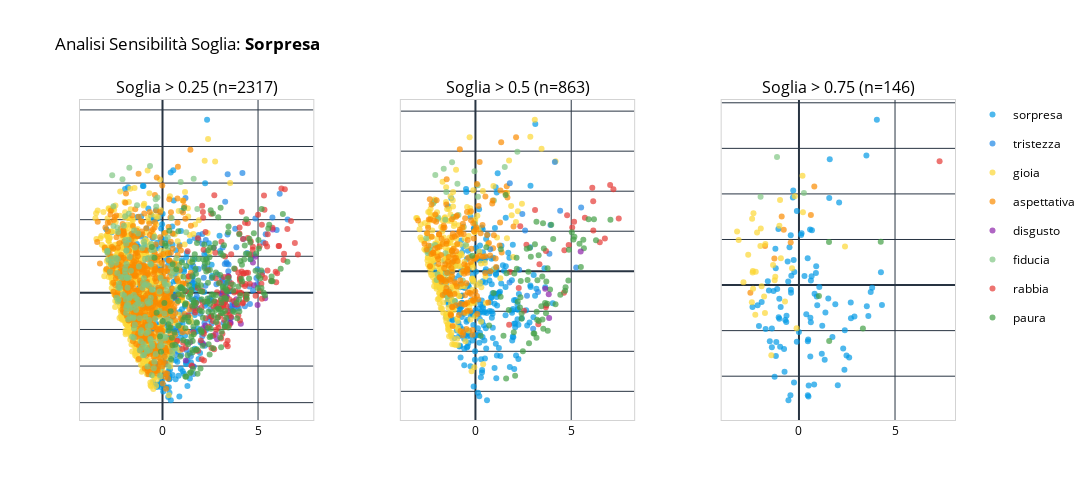

This figure's notebook cell:
### Markdown cell above
### Sorpresa

### Code cell
analizza_emozione_completa(df_words, 'sorpresa')

### Figure 1 — Plotly figure (JSON) as saved in the notebook; plotly's stock layout.template omitted (floating-point values rounded to 4 significant figures; data arrays with more than 128 entries replaced by an {"elided": "..."} marker saying what was removed)
{"data": [{"hovertemplate": "<b>sorpresa</b><br>Parola: %{text}<br>PC1: %{x:.2f}<br>PC2: %{y:.2f}<extra></extra>", "legendgroup": "sorpresa", "marker": {"color": "#039BE5", "opacity": 0.7, "size": 6}, "mode": "markers", "name": "sorpresa", "showlegend": true, "text": {"elided": "347 str values"}, "x": {"elided": "347 float values"}, "y": {"elided": "347 float values"}, "type": "scatter", "xaxis": "x", "yaxis": "y"}, {"hovertemplate": "<b>tristezza</b><br>Parola: %{text}<br>PC1: %{x:.2f}<br>PC2: %{y:.2f}<extra></extra>", "legendgroup": "tristezza", "marker": {"color": "#1E88E5", "opacity": 0.7, "size": 6}, "mode": "markers", "name": "tristezza", "showlegend": true, "text": ["abbandonare", "abuso", "addio", "adolescenza", "approfittare", "arrestare", "assistere", "attualità", "bipolarismo", "blocco", "brutta", "bugia", "buia", "cancro", "cascare", "circostanza", "commuovere", "comparsa", "costoso", "decaduto", "deformità", "deludere", "dipartita", "disconoscere", "disgrazia", "disperazione", "drammatico", "emotiva", "equivoco", "espulsione", "finanza", "fossa", "gioco_d'azzardo", "illudersi", "imbarazzare", "importo", "incidente", "incomprensibile", "incomprensione", "ingenua", "interna", "lacrima", "lagrima", "lapidario", "leucemia", "licenziare", "lontananza", "lutto", "luttuoso", "malgrado", "mancanza", "mancato", "mascherare", "medioevo", "mente", "morto", "natalizio", "negativo", "nostalgico", "occhio", "occupare", "ormone", "ovunque", "pelliccia", "penare", "perdere", "porto", "prematuro", "psyco", "purtroppo", "rettificare", "richiamo", "ricordi", "rifiutare", "rifiuto", "rimandato", "rimembranza", "rimprovero", "ripensamento", "ritrarre", "sacrifici", "sbagliato", "scandalosamente", "scavare", "scimmia", "sciocca", "sconcertare", "sconcertato", "sconfitta", "sconfortare", "scrutinare", "sensibile", "sequestro", "sindrome", "smarrito", "sopravvento", "sospeso", "sospirare", "sospirato", "sottovalutare", "sparire", "storia", "stupidaggine", "suicidio", "svanire", "tardi", "tradimento", "traspare", "travolgere", "valanga", "viso"], "x": [6.132, 5.401, 3.4, 4.183, 3.804, 3.193, 1.339, 3.101, 3.341, 2.278, 2.463, 3.462, 3.731, 6.547, 3.133, 0.9765, 0.4917, 1.342, 1.891, 3.433, 2.571, 2.467, 3.988, 3.573, 4.971, 5.278, 1.622, 2.16, 2.502, 3.226, 1.484, 3.548, 2.871, 4.231, 3.867, 1.423, 4.311, 3.11, 3.576, 1.609, 1.564, 2.877, 3.377, 3.66, 4.917, 3.15, 2.268, 4.549, 3.594, 3.258, 1.58, 2.61, 2.576, 1.793, 3.281, 5.217, 1.026, 3.326, 1.663, 1.203, 1.059, 1.678, 0.7303, 3.658, 2.447, 3.446, 0.5977, 1.889, 3.236, 3.925, 0.7054, 1.629, 1.882, 3.459, 4.86, 4.789, 0.6019, 2.315, 2.25, 2.353, 2.095, 4.74, 2.084, 2.056, 1.26, 2.214, 4.625, 3.506, 4.428, 4.966, 2.181, 1.062, 5.752, 3.564, 2.821, 2.558, 1.386, 0.5947, 1.292, 2.449, 3.148, 2.082, 1.985, 4.576, 1.483, 3.342, 5.976, 0.3225, 1.605, 2.195, 3.41], "y": [2.707, 1.6, 1.595, 3.273, 1.754, -0.8239, 0.3168, 0.4082, 0.8381, -1.018, -0.146, 0.4428, -0.4589, 2.003, 0.02238, -1.696, 0.5342, 0.3258, 1.585, -0.6922, -0.8345, -0.2209, -0.4231, 0.04114, 0.6432, 1.378, -2.217, 0.4147, -0.4501, 0.2733, -1.732, -0.3673, 0.5065, 1.47, 1.249, -1.658, -0.3652, -0.02916, -0.424, 0.735, 0.4854, -0.3677, 0.7983, -0.3595, 0.404, 1.239, 1.448, 0.1746, -0.6809, 0.7857, 0.3617, -1.189, 0.404, -0.09229, 2.492, 0.5584, -1.041, 0.2497, -0.2543, 2.595, -0.6595, 1.498, -1.028, -0.2427, -0.6585, 0.5877, -1.05, 0.6533, -0.1766, -0.3653, -1.688, -1.01, 1.447, 0.7765, 2.035, 1.032, -0.1359, 0.9439, 0.194, 0.6717, 1.608, 0.0632, -1.183, -1.348, -1.561, -1.446, 0.9195, -0.4997, 1.09, 0.241, 0.7211, -0.6131, 2.059, -0.6831, 0.2345, -0.6524, 0.8287, -0.6196, -0.6113, -0.7263, 0.357, 1.339, -0.5691, -0.3029, -1.084, -0.1071, 1.716, 0.8832, -0.4297, -0.8221, 3.24], "type": "scatter", "xaxis": "x", "yaxis": "y"}, {"hovertemplate": "<b>gioia</b><br>Parola: %{text}<br>PC1: %{x:.2f}<br>PC2: %{y:.2f}<extra></extra>", "legendgroup": "gioia", "marker": {"color": "#FDD835", "opacity": 0.7, "size": 6}, "mode": "markers", "name": "gioia", "showlegend": true, "text": {"elided": "722 str values"}, "x": {"elided": "722 float values"}, "y": {"elided": "722 float values"}, "type": "scatter", "xaxis": "x", "yaxis": "y"}, {"hovertemplate": "<b>aspettativa</b><br>Parola: %{text}<br>PC1: %{x:.2f}<br>PC2: %{y:.2f}<extra></extra>", "legendgroup": "aspettativa", "marker": {"color": "#FB8C00", "opacity": 0.7, "size": 6}, "mode": "markers", "name": "aspettativa", "showlegend": true, "text": {"elided": "566 str values"}, "x": {"elided": "566 float values"}, "y": {"elided": "566 float values"}, "type": "scatter", "xaxis": "x", "yaxis": "y"}, {"hovertemplate": "<b>disgusto</b><br>Parola: %{text}<br>PC1: %{x:.2f}<br>PC2: %{y:.2f}<extra></extra>", "legendgroup": "disgusto", "marker": {"color": "#8E24AA", "opacity": 0.7, "size": 6}, "mode": "markers", "name": "disgusto", "showlegend": true, "text": ["abominevole", "aspra", "berlusconiano", "cagata", "contrarre", "disdicevole", "disordinata", "gusto", "inaudito", "inorridire", "inorridito", "insetto", "merda", "oscena", "oscenità", "perfidia", "puzza", "repellente", "rivoltante", "sbronza", "scabroso", "schifato", "strusciare", "trauma", "vacca", "veramente", "virus"], "x": [5.373, 2.13, 3.077, 2.686, 2.118, 2.859, 1.81, 0.636, 3.28, 4.854, 4.977, 2.788, 3.568, 4.1, 3.289, 4.733, 3.537, 3.364, 3.78, 3.433, 2.241, 3.867, 1.569, 5.766, 1.22, 1.446, 4.786], "y": [-0.144, -1.4, -0.03097, 1.231, -0.967, -1.266, -0.4232, -0.09679, -0.08252, 0.9862, -0.3324, -1.126, -0.8229, -0.8413, -0.2181, 0.8303, -0.8192, -0.0927, -0.3198, 0.4583, -0.8941, -0.1724, -2.002, 1.73, -1.849, -1.35, 0.2095], "type": "scatter", "xaxis": "x", "yaxis": "y"}, {"hovertemplate": "<b>fiducia</b><br>Parola: %{text}<br>PC1: %{x:.2f}<br>PC2: %{y:.2f}<extra></extra>", "legendgroup": "fiducia", "marker": {"color": "#81C784", "opacity": 0.7, "size": 6}, "mode": "markers", "name": "fiducia", "showlegend": true, "text": {"elided": "170 str values"}, "x": {"elided": "170 float values"}, "y": {"elided": "170 float values"}, "type": "scatter", "xaxis": "x", "yaxis": "y"}, {"hovertemplate": "<b>rabbia</b><br>Parola: %{text}<br>PC1: %{x:.2f}<br>PC2: %{y:.2f}<extra></extra>", "legendgroup": "rabbia", "marker": {"color": "#E53935", "opacity": 0.7, "size": 6}, "mode": "markers", "name": "rabbia", "showlegend": true, "text": {"elided": "158 str values"}, "x": {"elided": "158 float values"}, "y": {"elided": "158 float values"}, "type": "scatter", "xaxis": "x", "yaxis": "y"}, {"hovertemplate": "<b>paura</b><br>Parola: %{text}<br>PC1: %{x:.2f}<br>PC2: %{y:.2f}<extra></extra>", "legendgroup": "paura", "marker": {"color": "#43A047", "opacity": 0.7, "size": 6}, "mode": "markers", "name": "paura", "showlegend": true, "text": {"elided": "216 str values"}, "x": {"elided": "216 float values"}, "y": {"elided": "216 float values"}, "type": "scatter", "xaxis": "x", "yaxis": "y"}, {"hovertemplate": "<b>sorpresa</b><br>Parola: %{text}<br>PC1: %{x:.2f}<br>PC2: %{y:.2f}<extra></extra>", "legendgroup": "sorpresa", "marker": {"color": "#039BE5", "opacity": 0.7, "size": 6}, "mode": "markers", "name": "sorpresa", "showlegend": false, "text": {"elided": "242 str values"}, "x": {"elided": "242 float values"}, "y": {"elided": "242 float values"}, "type": "scatter", "xaxis": "x2", "yaxis": "y2"}, {"hovertemplate": "<b>gioia</b><br>Parola: %{text}<br>PC1: %{x:.2f}<br>PC2: %{y:.2f}<extra></extra>", "legendgroup": "gioia", "marker": {"color": "#FDD835", "opacity": 0.7, "size": 6}, "mode": "markers", "name": "gioia", "showlegend": false, "text": {"elided": "281 str values"}, "x": {"elided": "281 float values"}, "y": {"elided": "281 float values"}, "type": "scatter", "xaxis": "x2", "yaxis": "y2"}, {"hovertemplate": "<b>fiducia</b><br>Parola: %{text}<br>PC1: %{x:.2f}<br>PC2: %{y:.2f}<extra></extra>", "legendgroup": "fiducia", "marker": {"color": "#81C784", "opacity": 0.7, "size": 6}, "mode": "markers", "name": "fiducia", "showlegend": false, "text": ["accogliere", "anello", "bisogno", "concepire", "conduttore", "contare", "determinato", "eguale", "entrare", "erotismo", "esprimere", "grato", "improvvisare", "infallibile", "ingegnarsi", "ingegnoso", "ingenuo", "inizio", "insegnare", "intelligenza", "intimità", "meta", "museo", "ponte", "qualificato", "raggiunto", "ricambiare", "riguardo", "rispettare", "salvare", "scienziato", "segreto", "sentimento", "share", "sincero", "supportare", "umano", "verde"], "x": [-2.123, -2.023, 0.9655, 0.1329, -0.01544, -1.509, 0.1186, -2.101, -1.549, -1.433, 1.531, -2.493, -0.2851, -1.968, -1.461, -2.498, 0.9564, -0.9408, -2.339, -1.939, -2.569, -1.656, -0.6615, -1.144, -2.207, -2.096, -1.978, -1.07, -2.384, -1.221, -1.519, -0.04941, 2.189, -1.576, -1.564, -1.611, -0.887, -0.4974], "y": [1.756, -0.2215, 1.77, 1.86, 1.177, -0.2128, 2.148, 0.6568, -0.05603, -0.05135, 2.607, 0.4566, 0.3645, 1.304, -0.6322, 0.5154, 0.0506, 2.185, 0.6326, 1.337, 0.8236, 2.562, -0.2317, 1.358, 1.691, 2.406, -0.07308, -0.7472, 0.5445, 2.725, 1.98, 2.497, 2.988, 1.284, 0.4505, -0.5768, 1.402, 0.6601], "type": "scatter", "xaxis": "x2", "yaxis": "y2"}, {"hovertemplate": "<b>aspettativa</b><br>Parola: %{text}<br>PC1: %{x:.2f}<br>PC2: %{y:.2f}<extra></extra>", "legendgroup": "aspettativa", "marker": {"color": "#FB8C00", "opacity": 0.7, "size": 6}, "mode": "markers", "name": "aspettativa", "showlegend": false, "text": {"elided": "182 str values"}, "x": {"elided": "182 float values"}, "y": {"elided": "182 float values"}, "type": "scatter", "xaxis": "x2", "yaxis": "y2"}, {"hovertemplate": "<b>tristezza</b><br>Parola: %{text}<br>PC1: %{x:.2f}<br>PC2: %{y:.2f}<extra></extra>", "legendgroup": "tristezza", "marker": {"color": "#1E88E5", "opacity": 0.7, "size": 6}, "mode": "markers", "name": "tristezza", "showlegend": false, "text": ["addio", "approfittare", "bipolarismo", "comparsa", "costoso", "deformità", "occhio", "prematuro", "psyco", "rifiuto", "rimprovero", "ripensamento", "sconcertare", "smarrito", "storia", "traspare", "viso"], "x": [3.917, 4.423, 3.861, 1.78, 2.448, 3.013, 1.792, 2.28, 3.688, 5.517, 2.857, 2.692, 5.261, 3.267, 2.592, 0.7715, 4.146], "y": [1.157, 1.513, 0.4362, -0.2812, 1.43, -1.436, 2.198, 0.03661, -0.8514, 1.593, 0.598, -0.6144, 0.09307, -0.5181, 1.021, 0.5485, 2.728], "type": "scatter", "xaxis": "x2", "yaxis": "y2"}, {"hovertemplate": "<b>rabbia</b><br>Parola: %{text}<br>PC1: %{x:.2f}<br>PC2: %{y:.2f}<extra></extra>", "legendgroup": "rabbia", "marker": {"color": "#E53935", "opacity": 0.7, "size": 6}, "mode": "markers", "name": "rabbia", "showlegend": false, "text": ["adulterio", "agitazione", "ammazzare", "attentare", "crimine", "dispetto", "divorzio", "esplosione", "fallo", "furto", "gridare", "grido", "indignare", "irrigidire", "ribattere", "riduzione", "rivolta", "saccheggio", "scandalo", "sciopero", "sferrare", "sfuriata", "sottrarre", "sproporzionato", "tamponare", "terrorismo", "urlo"], "x": [6.1, 3.111, 7.033, 5.713, 7.481, 3.682, 5.052, 3.681, 5.151, 6.757, 2.535, 4.643, 3.675, 6.154, 1.803, 2.259, 2.339, 6.491, 6.148, 1.76, 3.342, 4.868, 4.621, 2.661, 3.283, 7.203, 4.785], "y": [2.084, 1.533, 2.158, 1.34, 1.318, -0.8523, 1.093, 0.5045, 1.234, 0.8206, -0.9846, 0.524, -0.8963, 1.019, -0.01962, -0.4191, 1.126, 0.7219, 1.747, -1.336, 0.1777, 0.6563, -0.5386, 0.6632, -1.322, 2.05, 1.4], "type": "scatter", "xaxis": "x2", "yaxis": "y2"}, {"hovertemplate": "<b>paura</b><br>Parola: %{text}<br>PC1: %{x:.2f}<br>PC2: %{y:.2f}<extra></extra>", "legendgroup": "paura", "marker": {"color": "#43A047", "opacity": 0.7, "size": 6}, "mode": "markers", "name": "paura", "showlegend": false, "text": ["agghiacciato", "agitarsi", "allarmato", "allarme", "ambulanza", "ansia", "assalto", "assurda", "atomico", "attentato", "avversario", "bancarotta", "bomba", "botta", "brivido", "cessione", "collisione", "confusione", "diverso", "duello", "embolia", "emergenza", "esorcismo", "esplosioni", "fantasma", "foresta", "fuga", "gigantesco", "grave", "ignoto", "imbarazzo", "impaurito", "impressionabile", "incerto", "incontrollabile", "infarto", "inquietante", "invadere", "letale", "nuova", "panico", "paralizzante", "partecipare", "paura", "pazzo", "pericolo", "perquisizione", "precipizio", "rischio", "scomparsa", "sconosciuto", "serpente_a_sonagli", "sgomentare", "sgomento", "sgretolamento", "shock", "sobbalzo", "sparo", "spaventare", "spaventato", "spaventoso", "spia", "spina", "squalo", "suspense", "svenire", "tensione", "terrificante", "tragedia", "trappola", "trasalire", "valutazione"], "x": [5.662, 3.896, 2.679, 3.7, 3.106, 3.957, 5.906, 3.528, 2.16, 7.047, 2.835, 5.12, 6.293, 4.06, 2.365, 2.147, 4.431, 2.325, 3.57, 2.721, 3.754, 3.188, 1.74, 4.683, 2.407, 0.7131, 2.763, 1.315, 5.031, 0.9496, 2.207, 2.35, 3.439, 3.235, 2.028, 3.765, 4.878, 6.187, 5.631, -0.1691, 4.705, 3.499, 0.5678, 3.634, 3.308, 3.542, 2.002, 2.891, 1.579, 3.683, 0.2736, 3.3, 3.776, 3.491, 5.431, 2.797, 1.463, 4.181, 2.478, 3.185, 3.197, 2.41, 3.222, 2.072, 1.323, 3.037, 3.073, 4.851, 5.166, 5.503, 1.602, 1.624], "y": [0.5721, -0.4583, 0.5597, -0.2578, 0.6721, 1.159, 1.301, 1.201, 0.0607, 1.284, 0.5788, 0.7935, 0.7756, 0.8032, -0.2408, 0.3377, -0.5861, -0.9066, 0.5656, -0.2199, -0.8117, -1.66, -0.9707, -0.4879, -1.186, -1.358, -0.01487, -0.6366, 0.9771, -0.5448, -0.7648, -0.6485, -0.8724, -0.2249, -0.05873, 0.07733, 0.536, 1.3, 0.7874, 0.3883, -0.4007, -1.206, 0.5983, -0.7914, -1.245, -1.439, -1.522, 0.3616, 1.904, -1.05, -1.609, 0.4026, -1.487, -0.1291, 0.6875, -1.798, -1.614, -0.8239, -1.999, 1.24, -1.014, -1.058, -1.213, -2.608, 0.5521, -1.557, -1.557, -0.2324, 0.8642, 0.1043, -2.681, -0.0528], "type": "scatter", "xaxis": "x2", "yaxis": "y2"}, {"hovertemplate": "<b>disgusto</b><br>Parola: %{text}<br>PC1: %{x:.2f}<br>PC2: %{y:.2f}<extra></extra>", "legendgroup": "disgusto", "marker": {"color": "#8E24AA", "opacity": 0.7, "size": 6}, "mode": "markers", "name": "disgusto", "showlegend": false, "text": ["berlusconiano", "inaudito", "inorridire", "oscenità"], "x": [3.642, 3.826, 5.494, 3.847], "y": [-0.4369, -0.5758, 0.4931, -1.169], "type": "scatter", "xaxis": "x2", "yaxis": "y2"}, {"hovertemplate": "<b>sorpresa</b><br>Parola: %{text}<br>PC1: %{x:.2f}<br>PC2: %{y:.2f}<extra></extra>", "legendgroup": "sorpresa", "marker": {"color": "#039BE5", "opacity": 0.7, "size": 6}, "mode": "markers", "name": "sorpresa", "showlegend": false, "text": ["????", "a_caso", "accadere", "allibito", "annuncio", "apparizione", "apparso", "aprire", "arrossare", "arrossire", "bizzarro", "boato", "cambiare", "campanello", "controprova", "convocare", "creativo", "creatura", "eccezionalità", "epifania", "esclamazione", "esito", "estrazione", "festeggiare", "gioiello", "imbattersi", "impressionante", "impressionare", "impressionato", "imprevedibile", "imprevisto", "improvvisamente", "improvvisata", "improvviso", "inaspettato", "inatteso", "incontrare", "incredibile", "incredulo", "incuriosire", "indagare", "inedito", "inimmaginabile", "insolito", "inverosimile", "lampo", "magia", "magico", "mago", "meraviglia", "meravigliare", "meravigliato", "miracolo", "mistero", "mitico", "notizia", "novità", "palco", "palcoscenico", "pazzesco", "prima_mossa", "regalo", "restare_a_bocca_aperta", "resuscitare", "rivelazione", "sbalordire", "sbalordito", "sbigottito", "sconcerto", "sconvolgere", "scoperta", "scoprire", "sognato", "sorprendente", "sorprendere", "sorpresa", "sorpreso", "spettacolare", "strabiliato", "stravolgere", "strillo", "stupefatto", "stupire", "stupito", "stupore", "suggestivo", "superpoteri", "sussulto", "svelare", "svolta", "trasalito", "travestire", "trepidazione", "trovare", "trovata", "vendita"], "x": [2.707, 2.302, 0.1345, 3.612, -1.324, 0.4614, 1.188, -1.133, 2.695, 0.8978, -0.7756, 2.474, 0.576, -0.2433, 0.6577, 0.8821, -1.942, -0.2989, -0.7144, -1.518, 2.09, 1.603, 0.4538, -2.082, -1.056, 0.594, -0.00349, 1.058, 0.6175, 0.461, 2.615, 2.366, 0.5891, 2.386, 1.742, 0.6192, -0.1094, 1.575, 0.4943, -0.7501, 3.51, -1.735, 4.055, 0.4801, 3.81, 1.892, -1.41, -0.4928, -0.9809, -1.411, -2.151, -1.02, -0.6609, 1.376, -0.9528, 1.526, -1.209, -0.2763, -0.5894, 1.212, -0.3987, -2.419, 0.3808, -1.622, -0.1122, -1.202, 0.7899, 1.34, 3.532, 3.735, 0.9256, 0.2869, 0.8126, -0.4144, -0.446, -0.5482, 0.5043, -1.269, -1.18, 0.6751, 4.267, 2.889, -0.5598, -0.2587, 0.952, -1.564, -0.3184, 2.021, 0.1118, -1.071, 4.32, -0.4198, -1.025, -1.228, -0.6485, -0.4283], "y": [-0.7266, -1.391, 1.139, -0.6772, -0.1304, -1.233, -1.509, -0.0859, -0.3845, 0.4101, -1.402, -1.547, 1.219, 0.2863, 0.1933, 0.2642, -0.374, 2.078, -0.7649, -1.232, 1.813, 2.761, 0.5879, -0.897, -0.7043, -0.716, -1.029, -0.04184, -0.8163, -2.417, -1.592, -1.858, -1.569, -0.9921, -1.138, 0.1019, 1.627, 1.912, -2.445, -1.9, 2.843, -0.9654, 3.628, -1.197, -0.05884, -0.4223, -0.9556, 0.8309, -1.354, -1.367, -0.4438, -0.741, -0.8089, -0.6009, -0.483, -0.2935, 0.3686, 0.5473, 0.5165, -0.8939, 0.2056, -0.4812, -0.6401, 0.08183, -1.243, -1.556, -2.184, -1.639, -0.4643, -0.152, -0.2502, 0.2003, -0.1899, -0.171, -2.417, -2.528, -2.202, -2.01, -1.25, 1.202, 0.2789, -0.6921, 0.08085, -2.138, -0.4416, -0.1197, 1.923, -2.2, 1.096, 1.232, -0.439, -0.1023, -0.3012, 0.7986, -0.6758, 1.095], "type": "scatter", "xaxis": "x3", "yaxis": "y3"}, {"hovertemplate": "<b>aspettativa</b><br>Parola: %{text}<br>PC1: %{x:.2f}<br>PC2: %{y:.2f}<extra></extra>", "legendgroup": "aspettativa", "marker": {"color": "#FB8C00", "opacity": 0.7, "size": 6}, "mode": "markers", "name": "aspettativa", "showlegend": false, "text": ["altrove", "atterrare", "chiamata", "mostra", "provare", "straordinario", "vacanza", "varcare"], "x": [0.6198, -0.791, 0.7987, -0.4294, -0.8992, -2.53, -1.765, -1.28], "y": [1.535, 1.213, 2.163, 0.9324, 1.505, -0.1666, 0.8587, 0.5814], "type": "scatter", "xaxis": "x3", "yaxis": "y3"}, {"hovertemplate": "<b>gioia</b><br>Parola: %{text}<br>PC1: %{x:.2f}<br>PC2: %{y:.2f}<extra></extra>", "legendgroup": "gioia", "marker": {"color": "#FDD835", "opacity": 0.7, "size": 6}, "mode": "markers", "name": "gioia", "showlegend": false, "text": ["applauso", "attimo", "aumento", "azzeccare", "colorare", "eccezionale", "elettrizzare", "emozionato", "entusiasmare", "entusiasmo", "felicità", "festoso", "gratitudine", "illuminante", "incanto", "innamorarsi", "ispirazione", "liberazione", "medaglia", "nascere", "party", "premio", "profumo", "sapore", "scherzo", "sorriso", "speciale", "spettacolo", "stupendo", "tesoro", "traboccante", "vincere", "vittoria"], "x": [-0.7277, 2.396, -1.944, -1.75, -2.4, -2.183, -0.9425, -0.2132, -2.389, -2.642, -3.14, -1.77, -3.222, -2.274, -1.439, -1.987, -2.37, -0.9858, -2.249, -1.348, -1.233, -2.89, 0.1849, -0.3623, -0.1237, -1.266, -2.412, -1.018, -2.453, -2.008, 0.2068, -1.815, -2.439], "y": [-0.3613, 0.8475, -0.02632, 0.9024, 0.3066, 1.151, 0.5874, 1.948, -0.08003, 0.6675, 0.9879, -0.6122, 1.176, -0.6493, -1.542, 1.24, 1.576, 1.864, 0.2906, 0.4384, 0.1811, 0.06058, 2.401, 0.3675, -0.9471, 0.1065, 0.2763, 1.302, -0.3793, 0.8584, 1.599, -0.2528, 1.454], "type": "scatter", "xaxis": "x3", "yaxis": "y3"}, {"hovertemplate": "<b>paura</b><br>Parola: %{text}<br>PC1: %{x:.2f}<br>PC2: %{y:.2f}<extra></extra>", "legendgroup": "paura", "marker": {"color": "#43A047", "opacity": 0.7, "size": 6}, "mode": "markers", "name": "paura", "showlegend": false, "text": ["ignoto", "infarto", "sobbalzo", "suspense", "svenire"], "x": [1.039, 4.258, 1.573, 1.563, 3.329], "y": [-0.2374, 0.9513, -1.23, 0.9475, -0.954], "type": "scatter", "xaxis": "x3", "yaxis": "y3"}, {"hovertemplate": "<b>fiducia</b><br>Parola: %{text}<br>PC1: %{x:.2f}<br>PC2: %{y:.2f}<extra></extra>", "legendgroup": "fiducia", "marker": {"color": "#81C784", "opacity": 0.7, "size": 6}, "mode": "markers", "name": "fiducia", "showlegend": false, "text": ["raggiunto", "salvare", "segreto"], "x": [-1.998, -1.142, 0.2586], "y": [1.938, 2.813, 2.018], "type": "scatter", "xaxis": "x3", "yaxis": "y3"}, {"hovertemplate": "<b>rabbia</b><br>Parola: %{text}<br>PC1: %{x:.2f}<br>PC2: %{y:.2f}<extra></extra>", "legendgroup": "rabbia", "marker": {"color": "#E53935", "opacity": 0.7, "size": 6}, "mode": "markers", "name": "rabbia", "showlegend": false, "text": ["scandalo"], "x": [7.32], "y": [2.718], "type": "scatter", "xaxis": "x3", "yaxis": "y3"}], "layout": {"xaxis": {"anchor": "y", "domain": [0.0, 0.2667], "title": {"font": {"color": "black"}}, "tickfont": {"color": "black"}, "showline": true, "linewidth": 1, "linecolor": "lightgray", "mirror": true}, "yaxis": {"anchor": "x", "domain": [0.0, 1.0], "title": {"font": {"color": "black"}}, "tickfont": {"color": "black"}, "showline": true, "linewidth": 1, "linecolor": "lightgray", "mirror": true, "showticklabels": false}, "xaxis2": {"anchor": "y2", "domain": [0.3667, 0.6333], "title": {"font": {"color": "black"}}, "tickfont": {"color": "black"}, "showline": true, "linewidth": 1, "linecolor": "lightgray", "mirror": true}, "yaxis2": {"anchor": "x2", "domain": [0.0, 1.0], "title": {"font": {"color": "black"}}, "tickfont": {"color": "black"}, "showline": true, "linewidth": 1, "linecolor": "lightgray", "mirror": true, "showticklabels": false}, "xaxis3": {"anchor": "y3", "domain": [0.7333, 1.0], "title": {"font": {"color": "black"}}, "tickfont": {"color": "black"}, "showline": true, "linewidth": 1, "linecolor": "lightgray", "mirror": true}, "yaxis3": {"anchor": "x3", "domain": [0.0, 1.0], "title": {"font": {"color": "black"}}, "tickfont": {"color": "black"}, "showline": true, "linewidth": 1, "linecolor": "lightgray", "mirror": true, "showticklabels": false}, "annotations": [{"font": {"size": 16}, "showarrow": false, "text": "Soglia > 0.25 (n=2317)", "x": 0.1333, "xanchor": "center", "xref": "paper", "y": 1.0, "yanchor": "bottom", "yref": "paper"}, {"font": {"size": 16}, "showarrow": false, "text": "Soglia > 0.5 (n=863)", "x": 0.5, "xanchor": "center", "xref": "paper", "y": 1.0, "yanchor": "bottom", "yref": "paper"}, {"font": {"size": 16}, "showarrow": false, "text": "Soglia > 0.75 (n=146)", "x": 0.8667, "xanchor": "center", "xref": "paper", "y": 1.0, "yanchor": "bottom", "yref": "paper"}], "title": {"text": "Analisi Sensibilità Soglia: <b>Sorpresa</b>"}, "font": {"color": "black"}, "height": 500, "width": 1200, "plot_bgcolor": "white", "paper_bgcolor": "white"}}
